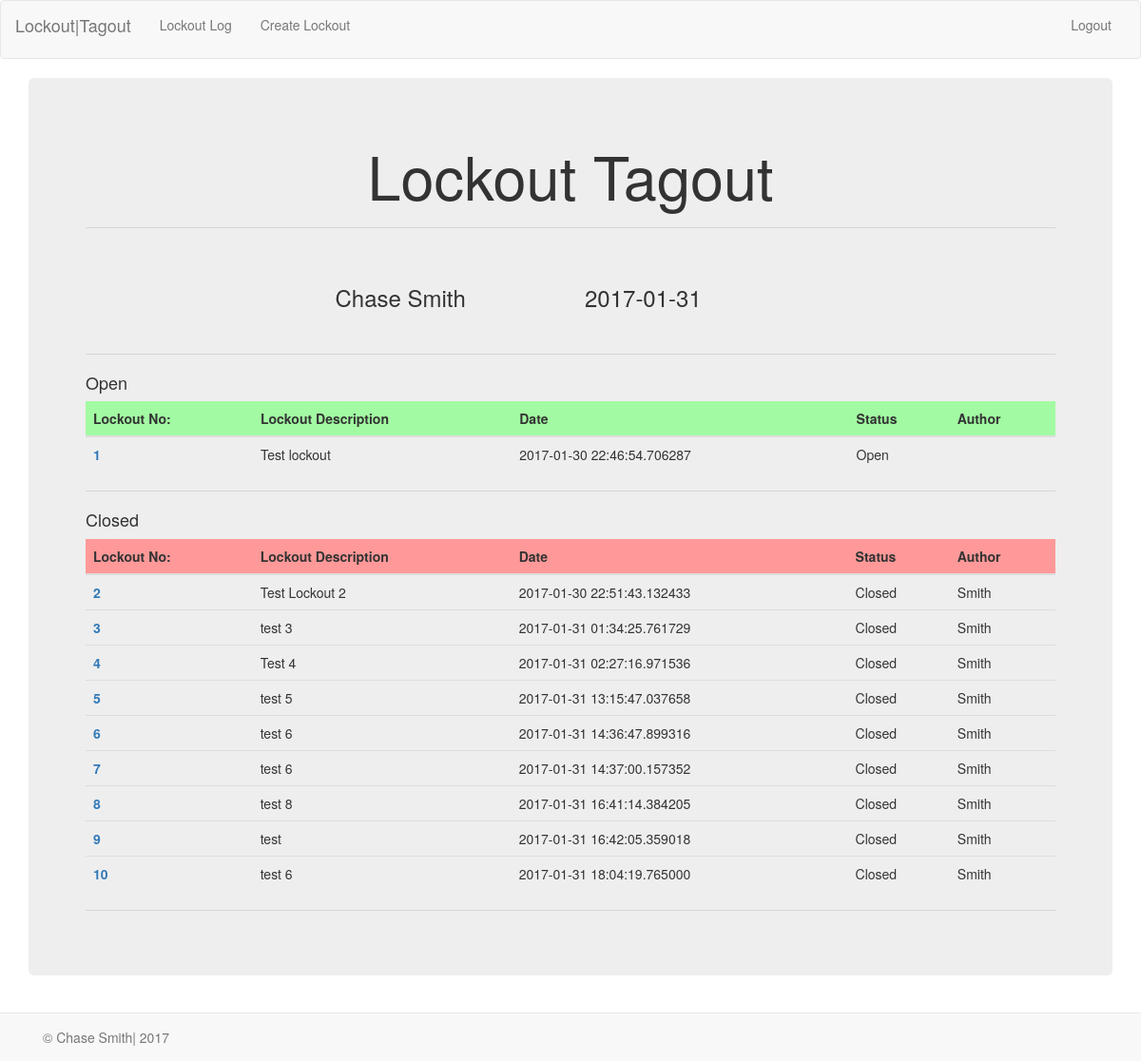
Before: / with the older database file.
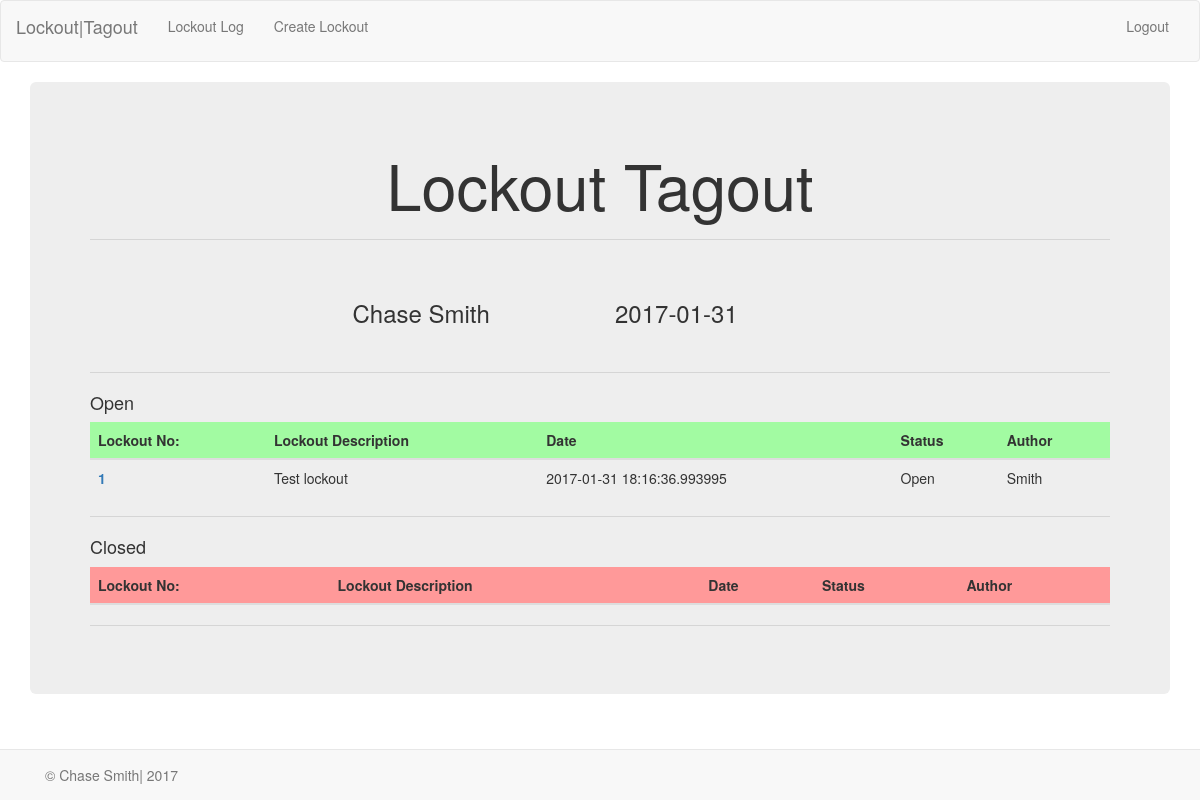
After: the same page with the newer database file.
### models.py (models this page shows, shortened)
class User(db.Model):
    __tablename__="user"
    id=db.Column(db.Integer, primary_key=True)
    username=db.Column(db.String(20), unique=True)
    first_name=db.Column(db.String(20), nullable=False)
    last_name=db.Column(db.String(20), nullable=False)
    position=db.Column(db.String(50), nullable=False)

class Lockout(db.Model):
    __tablename__="lockout"
    id=db.Column(db.Integer, primary_key=True)
    lockout_description=db.Column(db.String(200), nullable=False)
    lockout_author = db.relationship('User', backref=db.backref('lockout_author', lazy='dynamic'))
    user_id=db.Column('user_id', db.Integer, db.ForeignKey('user.id'))
    filename=db.Column(db.String(300), nullable=True)
    status=db.Column(db.Boolean(), default=True)
    goggles=db.Column(db.Boolean(), default=False)
    faceshield=db.Column(db.Boolean(),default=False)
    fullface=db.Column(db.Boolean(), default=False)
    dustmask=db.Column(db.Boolean(), default=False)
    leathergloves=db.Column(db.Boolean(), default=False)
    saranax=db.Column(db.Boolean(), default=False)
    nitrilegloves=db.Column(db.Boolean(), default=False)
    chemicalgloves=db.Column(db.Boolean(), default=False)
    chemicalsuit=db.Column(db.Boolean(),default=False)
    tyrex=db.Column(db.Boolean(),default=False)
    rubberboots=db.Column(db.Boolean(),default=False)
    sar=db.Column(db.Boolean(),default=False)
    data=db.Column(db.LargeBinary(),nullable=True)
    date=db.Column(db.DateTime)
    ppe=db.Column(db.String(50), nullable=True)

### app.py (the view)
@app.route('/')
def index():
    today=date.today()
    user=db.session.query(User).first()
    lockout=db.session.query(Lockout).all()
    open_lockouts=db.session.query(Lockout).filter_by(status=True).all()
    closed_lockouts=db.session.query(Lockout).filter_by(status=False).all()
    return render_template('index.html', closed_lockouts=closed_lockouts, open_lockouts=open_lockouts, user=user, today=today)

### templates/index.html
{% extends "base.html" %}
{% import "bootstrap/wtf.html" as wtf %}
{% block content %}
<div class="jumbotron">
<div class="text-center">
<h1>Lockout Tagout</h1>
</div>
<hr>
<br>
<div class="row">
        <div class="col-xs-3 col-xs-offset-3 form-group">
            <h3>{{ user.first_name }} {{ user.last_name }} </h3>
        </div>
        <div class="col-xs-6">
            <h3> {{ today }} </h3>
        </div>
</div>
<hr>
<h4>Open</h4>
<table class="table table-sm">
<thead>
  <tr style="background-color: #A2FBA2;">
    <th>Lockout No:</th>
    <th>Lockout Description</th>
    <th>Date</th>
    <th>Status</th>
    <th>Author</th>
  </tr>
</thead>
<tbody>
  {% for each in open_lockouts %}
  <tr >
    <th scope="row" ><a href="lockout/{{each.id}}">{{ each.id }}</a></th>
    <td>{{ each.lockout_description }}</td>
    <td>{{ each.date }}</td>
    {% if each.status == True %}
    <td>Open</td>
    {% else %}
    <td>Closed</td>
    {% endif %}
    <td>{{ each.lockout_author.last_name }}</td>
  </tr>
  {% endfor %}
</tbody>
</table>
<hr>
<h4>Closed</h4>
  <table class="table table-sm">
    <thead>
      <tr style="background-color: #FF9999;">
        <th>Lockout No:</th>
        <th>Lockout Description</th>
        <th>Date</th>
        <th>Status</th>
        <th>Author</th>
      </tr>
    </thead>
  <tbody>
    {% for each in closed_lockouts %}
    <tr>
      <th scope="row"><a href="lockout/{{each.id}}">{{ each.id }}</a></th>
      <td>{{ each.lockout_description }}</td>
      <td>{{ each.date }}</td>
      {% if each.status == True %}
      <td>Open</td>
      {% else %}
      <td>Closed</td>
      {% endif %}
      <td>{{ each.lockout_author.last_name }}</td>
    </tr>
    {% endfor %}
  </tbody>
</table>
<hr>
{% endblock %}

### templates/base.html (shortened to what this page needs)
<!DOCTYPE html>
<html>
  <head>
    {% block head %}
    <link rel="stylesheet" href="https://maxcdn.bootstrapcdn.com/bootstrap/3.3.7/css/bootstrap.min.css">
    <link href="{{ url_for('static', filename='style.css') }}" rel="stylesheet">
    {% endblock %}
  </head>
  <nav class="navbar navbar-default">
  <div class="container-fluid">
    <div class="navbar-header">
      <p class="navbar-brand">Lockout|Tagout</p>
    </div>
    <div class="collapse navbar-collapse">
    <ul class="nav navbar-nav navbar-left">
        <li>
            <a href="/">Lockout Log</a>
        </li>
        <li>
            <a href="/lockout"> Create Lockout</a>
        </li>
    </ul>
    <ul class="nav navbar-nav navbar-right">
        <li>
            <a href="/logout">Logout</a>
        </li>
    </ul>
    </div>
  </div>
</nav>
    <div class="container"   style="margin-bottom: 60px;">
      {% block content %}{% endblock %}
    </div>
    <div class="navbar navbar-default navbar-fixed-bottom" role="navigation"  style="margin-bottom: 0px;" >
    	<div class="container">
    		<p class ="navbar-text"> &copy; Chase Smith| 2017</p>
    	</div>
    </div>
  </body>
</html>

### static/style.css (style rules this page uses)
hr { background-color: blue; }

Changed rows visible on the page:
removed Lockout: id "2", lockout_description "Test Lockout 2", date "2017-01-30 22:51:43.132433", status "Closed", lockout_author.last_name "Smith"
removed Lockout: id "3", lockout_description "test 3", date "2017-01-31 01:34:25.761729", status "Closed", lockout_author.last_name "Smith"
removed Lockout: id "4", lockout_description "Test 4", date "2017-01-31 02:27:16.971536", status "Closed", lockout_author.last_name "Smith"
removed Lockout: id "5", lockout_description "test 5", date "2017-01-31 13:15:47.037658", status "Closed", lockout_author.last_name "Smith"
removed Lockout: id "6", lockout_description "test 6", date "2017-01-31 14:36:47.899316", status "Closed", lockout_author.last_name "Smith"
removed Lockout: id "7", lockout_description "test 6", date "2017-01-31 14:37:00.157352", status "Closed", lockout_author.last_name "Smith"
removed Lockout: id "8", lockout_description "test 8", date "2017-01-31 16:41:14.384205", status "Closed", lockout_author.last_name "Smith"
removed Lockout: id "9", lockout_description "test", date "2017-01-31 16:42:05.359018", status "Closed", lockout_author.last_name "Smith"
removed Lockout: id "10", lockout_description "test 6", date "2017-01-31 18:04:19.765000", status "Closed", lockout_author.last_name "Smith"
changed Lockout "Test lockout": date "2017-01-30 22:46:54.706287" → "2017-01-31 18:16:36.993995"; lockout_author.last_name (not shown) → "Smith"
